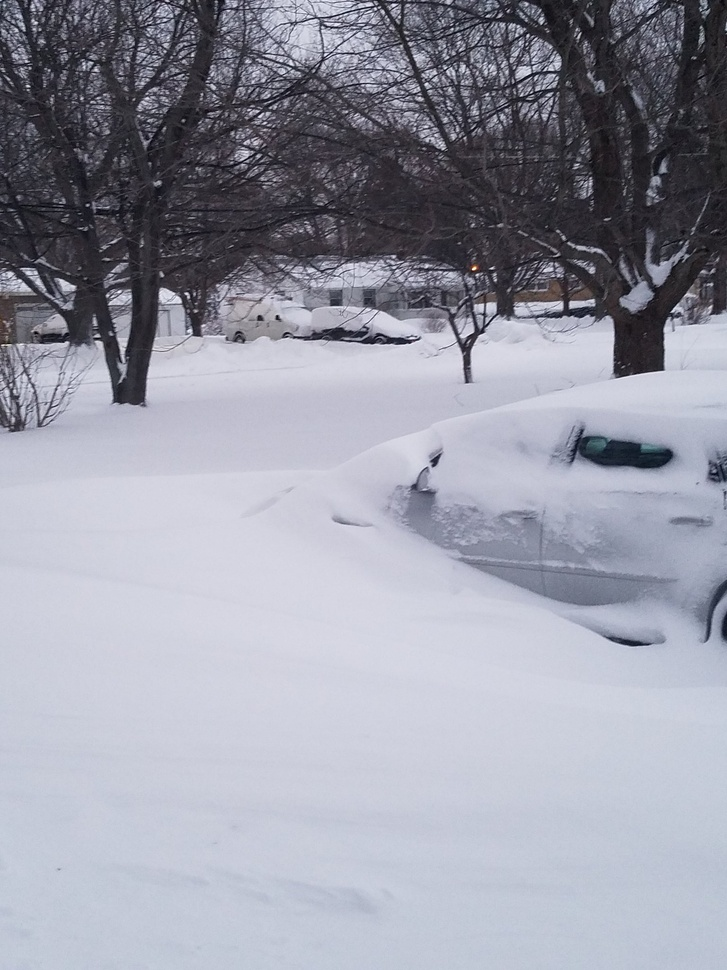
#> input picture mu_code/Python 3 examples/snow.jpeg, 727 x 970 px, shrunk from 1536 x 2048 before the run
$ python pillow_example.py
#> lines starting #> are read from the running program, lines starting #| are printed output that depends on the picture
from PIL import Image, ImageDraw, ImageFont
import sys

#use try and except to open a picture file
try:
    picture = Image.open("snow.jpeg")
#> picture is the input picture: PIL image 727x970 RGB; mean R, G, B 152.1, 153.6, 166.1
    print("File is open...\n")
except:
    print("Unable to load image")
    sys.exit(1)
width,height = picture.size
#> width = 727; height = 970
print(width)
#| 727
print(height)
#| 970

# using Image.Draw to get picture ready to draw on
idraw = ImageDraw.Draw(picture)
# text to draw on picture
text = 'snow sux'
print(text)
print()
# choose a font to draw on picture
font = ImageFont.truetype("404ERROR.TTF", size=100)
# add the text to the picture
print("adding text to image...\n")
idraw.text((200, 500), text,(255,165,166), font = font)

#save the modified file with a new name AND file type
print("saving file now...\n")
picture.save('peru_watermarked.png')
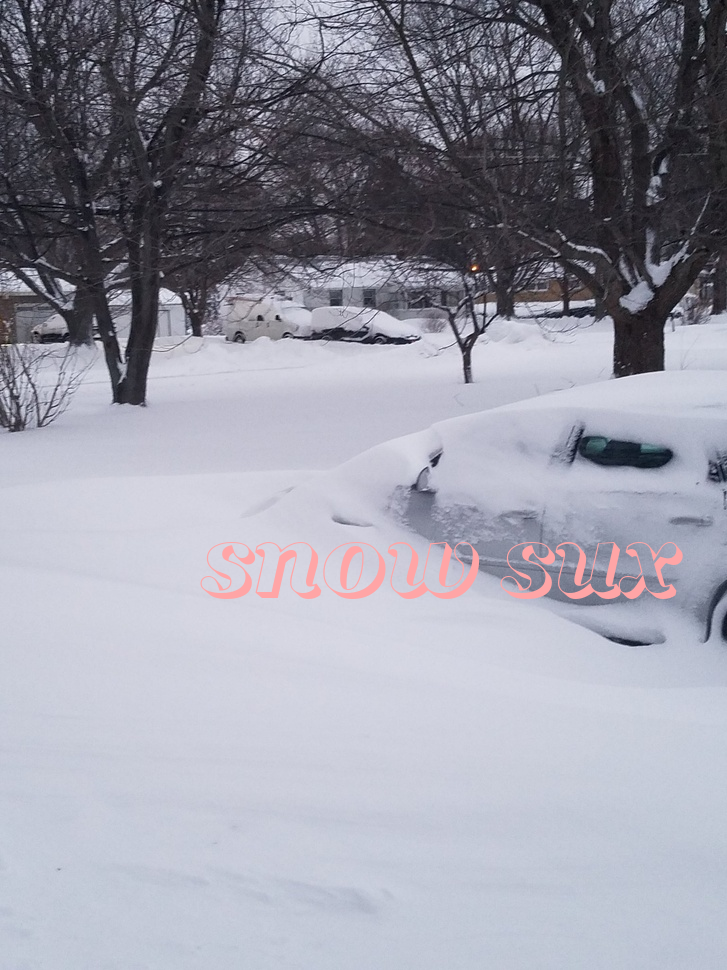
#> saved as peru_watermarked.png: PIL image 727x970 RGB; mean R, G, B 152.9, 153.5, 165.8
#adding a comment at the END of the file!!!
#adding a comment at the END of the file!!!
#adding a comment at the END of the file!!!
#adding a comment at the END of the file!!!
#adding a comment at the END of the file!!!
#adding a comment at the END of the file!!!
#adding a comment at the END of the file!!!
#adding a comment at the END of the file!!!
#adding a comment at the END of the file!!!

#adding a comment at the END of the file!!!
